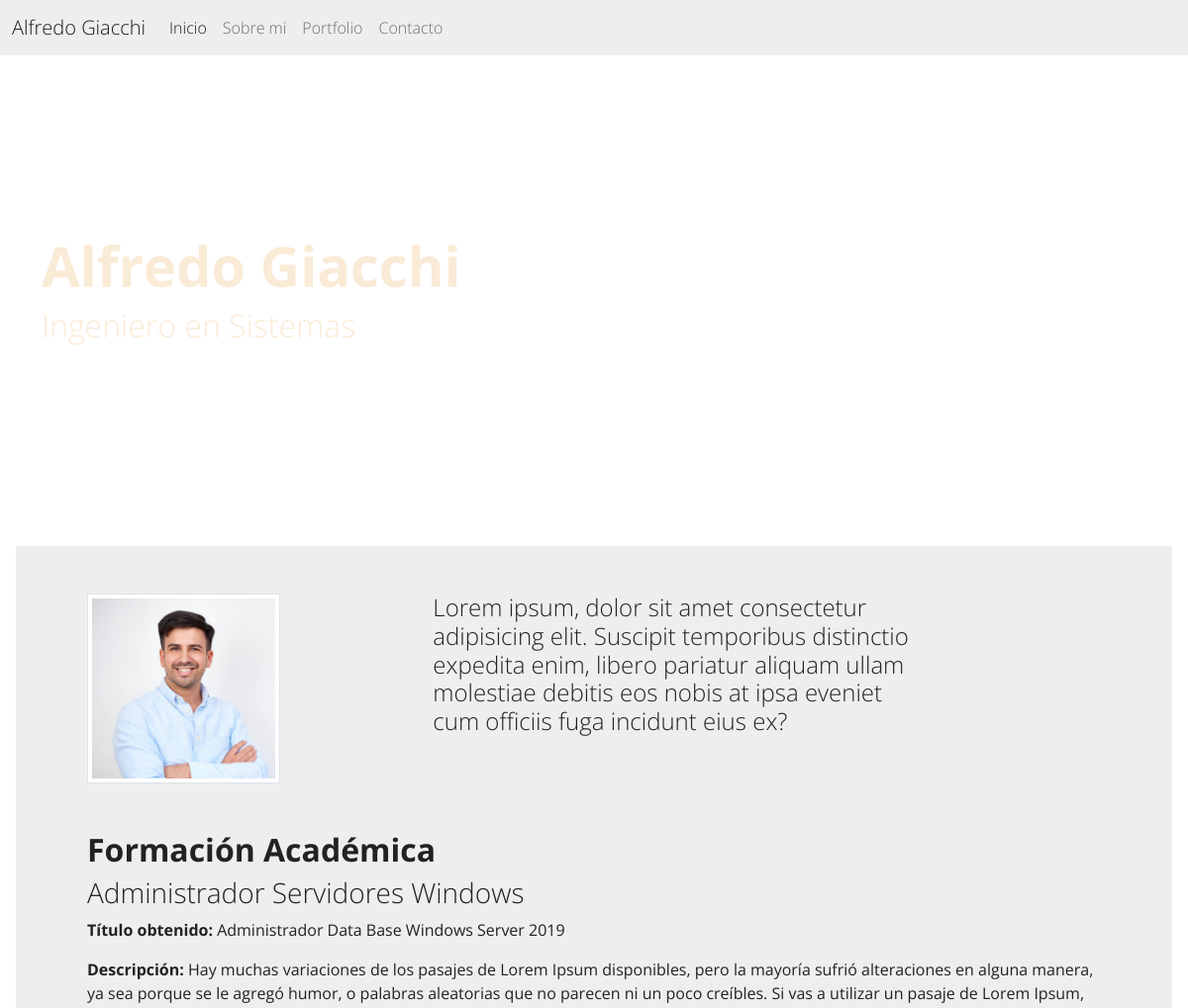
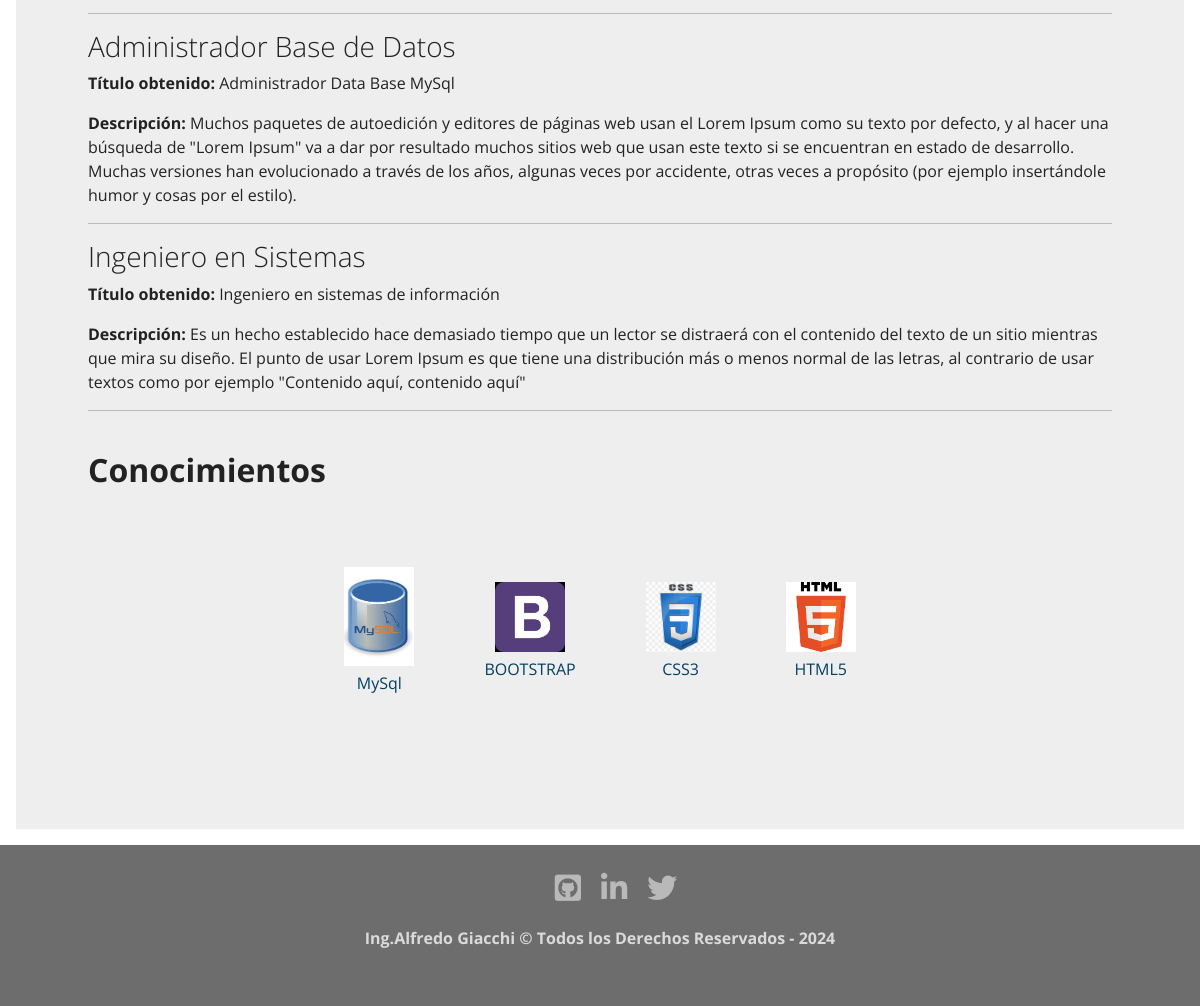
Screenshot of /abaut/ with the database file from the repository (2 pictures, top to bottom).
### abaut/models.py (models this page shows, shortened)
class Course (models.Model):
    title = models.CharField(max_length=150,  verbose_name="Título")
    degree_title = models.CharField(max_length=150,  verbose_name="Descripcion obtenido")
    desccription = models.TextField(verbose_name="Descripción")
    created = models.DateTimeField(auto_now_add=True, verbose_name="Creación")
    update = models.DateTimeField(auto_now=True, verbose_name="Fecha modificación")
    class Meta:
        verbose_name="formación"
        verbose_name_plural = "formaciones"
        ordering = ['-created']

class Skill (models.Model):
    title = models.CharField(max_length=150,  verbose_name="Título")
    image = models.ImageField(upload_to='skills', verbose_name="Imagen")
    created =models.DateTimeField(auto_now_add=True, verbose_name="Creación")
    update =models.DateTimeField(auto_now=True, verbose_name="Fecha modificación")
    class Meta:
        verbose_name="conocimiento"
        verbose_name_plural = "conocimientos"
        ordering = ['-created']

### abaut/views.py (the view)
# urls.py: path('abaut/', abaut_views.abaut, name='abaut'),
def abaut(request):
    courses= Course.objects.all()
    skills = Skill.objects.all()
    return render(request, 'abaut/abaut.html', {'courses': courses, 'skills': skills })

### abaut/templates/abaut/abaut.html (shortened to what this page needs)
{% extends 'core/base.html'%}
{% block img-header %} about {% endblock%}
{% block title-header %}
    <div>
        <h1 class="display-4 fw-bold">Alfredo Giacchi</h1>
    </div>
    <div>
        <h3 class="fs-2">Ingeniero en Sistemas</h3>
    </div>
{% endblock%}
{% block content %}
{% load static %}
<div class="container">
    <div class="row d-flex">
        <div class="col-4 offset-md-auto">
            <img class="img-fluid img-thumbnail img-circle img-perfil " src="{% static 'img/foto-perfil.png' %}" alt="foto-perfil">
        </div>
        <div class="col-6">
            <h4>Lorem ipsum, dolor sit amet consectetur adipisicing elit. Suscipit temporibus distinctio
                expedita enim, libero pariatur aliquam ullam molestiae debitis eos nobis at ipsa eveniet cum
                officiis fuga incidunt eius ex?</h4>
        </div>
    </div>
    <div class="row d-flex pt-5">
        <div class="col-12">
            <h2 class="fw-bold">Formación Académica</h2>
            {% for course in courses %}
            <h3>{{ course.title }}</h3>
            <p><strong>Título obtenido:</strong> {{ course.degree_title }}</p>
            <p><strong>Descripción:</strong> {{ course.desccription }}</p>
            <hr>
            {% endfor %}
            <br>
            <h2 class="fw-bold">Conocimientos</h2>
            <section class="skills" id="skills">
                <div class="skills__container" id="skills">
                    {% for skill in skills %}
                    <div class="card__skills">
                        <div class="skill__thumbnail">
                            <img class="skill__logo" src={{ skill.image.url }} alt="html5">
                        </div>
                        <div class="skill__texto">
                            <p class="skill__titulo">{{ skill.title }}</p>
                        </div>
                    </div>
                    {% endfor %}
                </div>
            </section>
        </div>
    </div>
</div>
{% endblock %}

### static/css/app.css (style rules this page uses)
.img-perfil { width: 60%; border-radius: 50%; }
.skills__container { display: flex; flex-direction: row; flex-wrap: wrap; justify-content: space-evenly; margin: 0 30px; align-items: center; justify-content: center; padding: 30px 30px; }
.card__skills { margin: 20px 15px; padding: 20px 20px; max-height: 200px; border-radius: 5px; text-align: center; display: flex; flex-wrap: wrap; flex-direction: column; align-items: center; }
.skill__logo { width: 70px; height: auto; }
.skill__titulo { margin-top: 5px; font-size: 16px; color: #033F62; }

### rows the page displays
Course: title "Administrador Servidores Windows", degree_title "Administrador Data Base Windows Server 2019", desccription "Hay muchas variaciones de los pasajes de Lorem Ipsum disponibles, pero la mayoría sufrió alteraciones en alguna manera, ya sea porque se le agregó humor, o palabras aleatorias que no parecen ni un poco creíbles. Si vas a utilizar un pasaje de Lorem Ipsum,"
Course: title "Administrador Base de Datos", degree_title "Administrador Data Base MySql", desccription "Muchos paquetes de autoedición y editores de páginas web usan el Lorem Ipsum como su texto por defecto, y al hacer una búsqueda de \"Lorem Ipsum\" va a dar por resultado muchos sitios web que usan este texto si se encuentran en estado de desarrollo. Muchas versiones han evolucionado a través de los años, algunas veces por accidente, otras veces a propósito (por ejemplo insertándole humor y cosas por el estilo)."
Course: title "Ingeniero en Sistemas", degree_title "Ingeniero en sistemas de información", desccription "Es un hecho establecido hace demasiado tiempo que un lector se distraerá con el contenido del texto de un sitio mientras que mira su diseño. El punto de usar Lorem Ipsum es que tiene una distribución más o menos normal de las letras, al contrario de usar textos como por ejemplo \"Contenido aquí, contenido aquí\""
Skill: image (picture), title "MySql"
Skill: image (picture), title "BOOTSTRAP"
Skill: image (picture), title "CSS3"
Skill: image (picture), title "HTML5"
